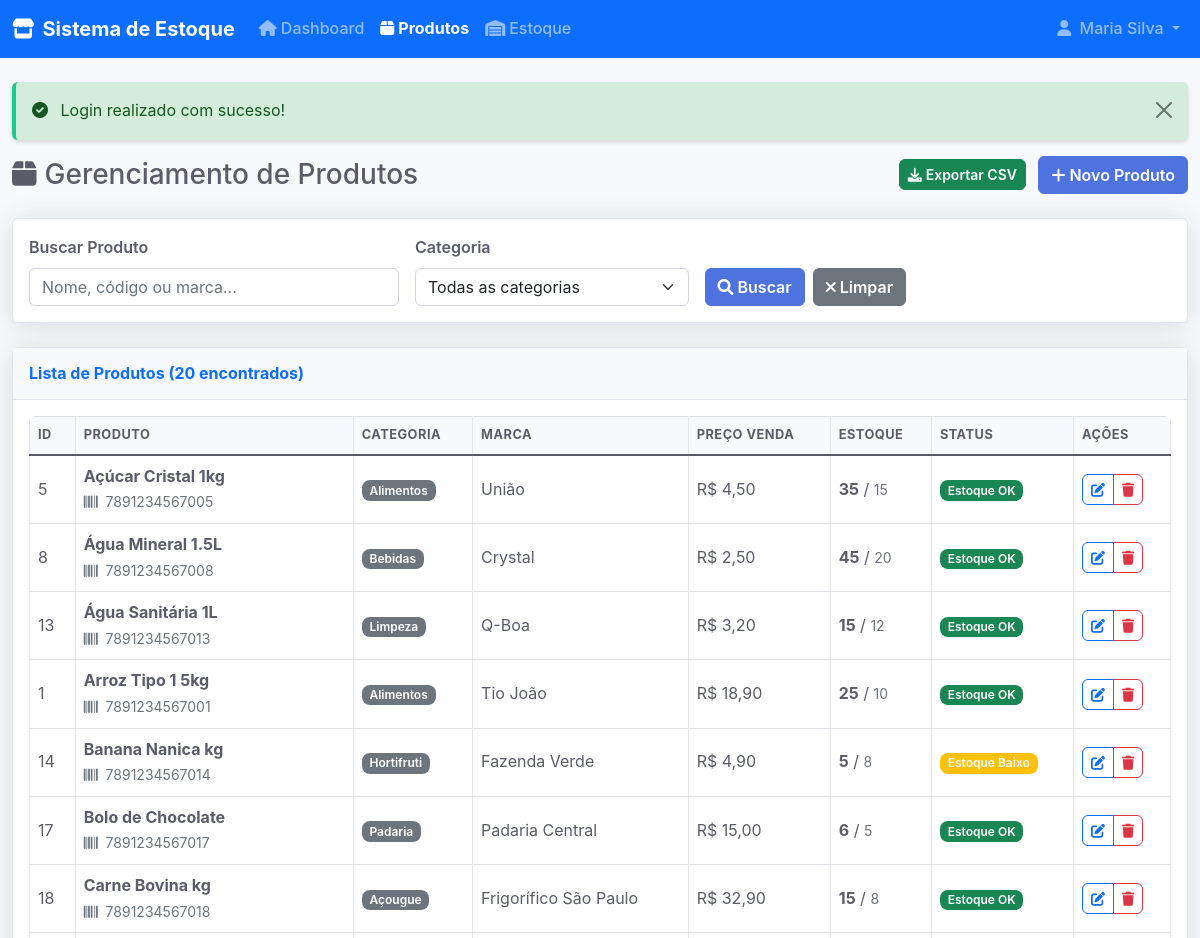
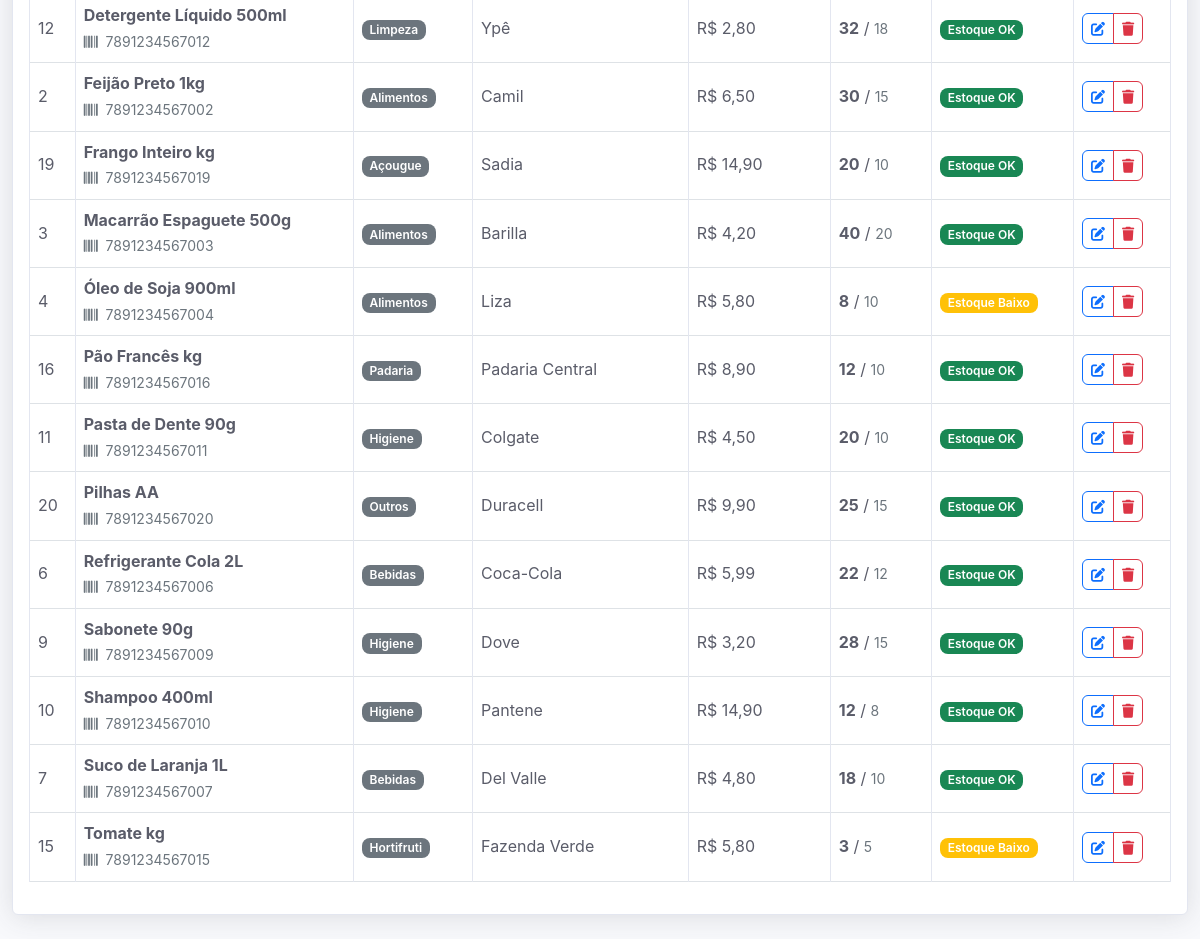
Screenshot of /index.php?action=produtos (signed in) with the database file from the repository (2 pictures, top to bottom).
### tables this page shows
CREATE TABLE produtos (
    id INT PRIMARY KEY AUTO_INCREMENT,
    nome VARCHAR(100) NOT NULL,
    codigo_barras VARCHAR(50) UNIQUE,
    categoria VARCHAR(50) NOT NULL,
    marca VARCHAR(50),
    preco_custo DECIMAL(10,2),
    preco_venda DECIMAL(10,2),
    estoque_atual INT NOT NULL DEFAULT 0,
    estoque_minimo INT NOT NULL DEFAULT 10,
    data_cadastro DATETIME DEFAULT CURRENT_TIMESTAMP
);

### app/views/produtos/listar.php (the view, shortened to what the rows shown need)
<!DOCTYPE html>
<html lang="pt-BR">
<head>
    <link href="https://cdn.jsdelivr.net/npm/bootstrap@5.1.3/dist/css/bootstrap.min.css" rel="stylesheet">
    <link href="https://cdnjs.cloudflare.com/ajax/libs/font-awesome/6.0.0/css/all.min.css" rel="stylesheet">
    <link href="css/style.css" rel="stylesheet">
</head>
<body>
    <div class="container-fluid mt-4">
        <div class="d-sm-flex align-items-center justify-content-between mb-4">
            <h1 class="h3 mb-0 text-gray-800">
                <i class="fas fa-box me-2"></i>Gerenciamento de Produtos
            </h1>
        </div>
        <div class="card shadow mb-4">
            <div class="card-body">
                <?php if (empty($produtos)): ?>
                    <div class="text-center">
                        <i class="fas fa-inbox fa-3x text-gray-300 mb-3"></i>
                        <p class="text-gray-500">Nenhum produto encontrado.</p>
                        <button type="button" class="btn btn-primary" data-bs-toggle="modal" data-bs-target="#modalProduto">
                            <i class="fas fa-plus me-1"></i>Cadastrar Primeiro Produto
                        </button>
                    </div>
                <?php else: ?>
                    <div class="table-responsive">
                        <table class="table table-bordered" width="100%" cellspacing="0">
                            <thead>
                                <tr>
                                    <th>ID</th>
                                    <th>Produto</th>
                                    <th>Categoria</th>
                                    <th>Marca</th>
                                    <th>Preço Venda</th>
                                    <th>Estoque</th>
                                    <th>Status</th>
                                    <th>Ações</th>
                                </tr>
                            </thead>
                            <tbody>
                                <?php foreach ($produtos as $produto): ?>
                                    <tr>
                                        <td><?= $produto['id'] ?></td>
                                        <td>
                                            <strong><?= htmlspecialchars($produto['nome'], ENT_QUOTES, 'UTF-8') ?></strong>
                                            <?php if (!empty($produto['codigo_barras'])): ?>
                                                <br><small class="text-muted">
                                                    <i class="fas fa-barcode me-1"></i>
                                                    <?= htmlspecialchars($produto['codigo_barras'], ENT_QUOTES, 'UTF-8') ?>
                                                </small>
                                            <?php endif; ?>
                                        </td>
                                        <td>
                                            <span class="badge bg-secondary">
                                                <?= htmlspecialchars($produto['categoria'], ENT_QUOTES, 'UTF-8') ?>
                                            </span>
                                        </td>
                                        <td><?= htmlspecialchars($produto['marca'] ?? '-', ENT_QUOTES, 'UTF-8') ?></td>
                                        <td><?= HomeController::formatarMoeda($produto['preco_venda']) ?></td>
                                        <td>
                                            <span class="fw-bold"><?= $produto['estoque_atual'] ?></span> /
                                            <small class="text-muted"><?= $produto['estoque_minimo'] ?></small>
                                        </td>
                                        <td>
                                            <?php
                                            $statusClass = HomeController::getClasseStatusEstoque($produto);
                                            $statusText = HomeController::getTextoStatusEstoque($produto);
                                            ?>
                                            <span class="badge bg-<?= $statusClass ?>">
                                                <?= $statusText ?>
                                            </span>
                                        </td>
                                        <td>
                                            <div class="btn-group" role="group">
                                                <button type="button" class="btn btn-sm btn-outline-primary"
                                                        onclick="editarProduto(<?= $produto['id'] ?>)"
                                                        title="Editar">
                                                    <i class="fas fa-edit"></i>
                                                </button>
                                                <button type="button" class="btn btn-sm btn-outline-danger"
                                                        onclick="excluirProduto(<?= $produto['id'] ?>, '<?= htmlspecialchars($produto['nome'], ENT_QUOTES, 'UTF-8') ?>')"
                                                        title="Excluir">
                                                    <i class="fas fa-trash"></i>
                                                </button>
                                            </div>
                                        </td>
                                    </tr>
                                <?php endforeach; ?>
                            </tbody>
                        </table>
                    </div>
                <?php endif; ?>
            </div>
        </div>
    </div>
</body>
</html>

### rows the page displays
produtos: id "5", nome "Açúcar Cristal 1kg", codigo_barras "7891234567005", categoria "Alimentos", marca "União", preco_venda "R$ 4,50", estoque_atual "35", estoque_minimo "15", statusText "Estoque OK"
produtos: id "8", nome "Água Mineral 1.5L", codigo_barras "7891234567008", categoria "Bebidas", marca "Crystal", preco_venda "R$ 2,50", estoque_atual "45", estoque_minimo "20", statusText "Estoque OK"
produtos: id "13", nome "Água Sanitária 1L", codigo_barras "7891234567013", categoria "Limpeza", marca "Q-Boa", preco_venda "R$ 3,20", estoque_atual "15", estoque_minimo "12", statusText "Estoque OK"
produtos: id "1", nome "Arroz Tipo 1 5kg", codigo_barras "7891234567001", categoria "Alimentos", marca "Tio João", preco_venda "R$ 18,90", estoque_atual "25", estoque_minimo "10", statusText "Estoque OK"
produtos: id "14", nome "Banana Nanica kg", codigo_barras "7891234567014", categoria "Hortifruti", marca "Fazenda Verde", preco_venda "R$ 4,90", estoque_atual "5", estoque_minimo "8", statusText "Estoque Baixo"
produtos: id "17", nome "Bolo de Chocolate", codigo_barras "7891234567017", categoria "Padaria", marca "Padaria Central", preco_venda "R$ 15,00", estoque_atual "6", estoque_minimo "5", statusText "Estoque OK"
produtos: id "18", nome "Carne Bovina kg", codigo_barras "7891234567018", categoria "Açougue", marca "Frigorífico São Paulo", preco_venda "R$ 32,90", estoque_atual "15", estoque_minimo "8", statusText "Estoque OK"
produtos: id "12", nome "Detergente Líquido 500ml", codigo_barras "7891234567012", categoria "Limpeza", marca "Ypê", preco_venda "R$ 2,80", estoque_atual "32", estoque_minimo "18", statusText "Estoque OK"
produtos: id "2", nome "Feijão Preto 1kg", codigo_barras "7891234567002", categoria "Alimentos", marca "Camil", preco_venda "R$ 6,50", estoque_atual "30", estoque_minimo "15", statusText "Estoque OK"
produtos: id "19", nome "Frango Inteiro kg", codigo_barras "7891234567019", categoria "Açougue", marca "Sadia", preco_venda "R$ 14,90", estoque_atual "20", estoque_minimo "10", statusText "Estoque OK"
produtos: id "3", nome "Macarrão Espaguete 500g", codigo_barras "7891234567003", categoria "Alimentos", marca "Barilla", preco_venda "R$ 4,20", estoque_atual "40", estoque_minimo "20", statusText "Estoque OK"
produtos: id "4", nome "Óleo de Soja 900ml", codigo_barras "7891234567004", categoria "Alimentos", marca "Liza", preco_venda "R$ 5,80", estoque_atual "8", estoque_minimo "10", statusText "Estoque Baixo"
produtos: id "16", nome "Pão Francês kg", codigo_barras "7891234567016", categoria "Padaria", marca "Padaria Central", preco_venda "R$ 8,90", estoque_atual "12", estoque_minimo "10", statusText "Estoque OK"
produtos: id "11", nome "Pasta de Dente 90g", codigo_barras "7891234567011", categoria "Higiene", marca "Colgate", preco_venda "R$ 4,50", estoque_atual "20", estoque_minimo "10", statusText "Estoque OK"
produtos: id "20", nome "Pilhas AA", codigo_barras "7891234567020", categoria "Outros", marca "Duracell", preco_venda "R$ 9,90", estoque_atual "25", estoque_minimo "15", statusText "Estoque OK"
produtos: id "6", nome "Refrigerante Cola 2L", codigo_barras "7891234567006", categoria "Bebidas", marca "Coca-Cola", preco_venda "R$ 5,99", estoque_atual "22", estoque_minimo "12", statusText "Estoque OK"
produtos: id "9", nome "Sabonete 90g", codigo_barras "7891234567009", categoria "Higiene", marca "Dove", preco_venda "R$ 3,20", estoque_atual "28", estoque_minimo "15", statusText "Estoque OK"
produtos: id "10", nome "Shampoo 400ml", codigo_barras "7891234567010", categoria "Higiene", marca "Pantene", preco_venda "R$ 14,90", estoque_atual "12", estoque_minimo "8", statusText "Estoque OK"
produtos: id "7", nome "Suco de Laranja 1L", codigo_barras "7891234567007", categoria "Bebidas", marca "Del Valle", preco_venda "R$ 4,80", estoque_atual "18", estoque_minimo "10", statusText "Estoque OK"
produtos: id "15", nome "Tomate kg", codigo_barras "7891234567015", categoria "Hortifruti", marca "Fazenda Verde", preco_venda "R$ 5,80", estoque_atual "3", estoque_minimo "5", statusText "Estoque Baixo"

### other values shown
LoginController::getUsuarioLogado()['nome'] "Maria Silva"
$messages['sucesso'] "Login realizado com sucesso!"
count($produtos) "20"
